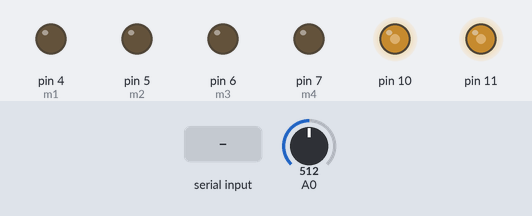
A sketch run on a simulated Arduino Uno, built with avr-gcc and run on an emulated ATmega328P. Parts: output pins drawn as LEDs (lit = HIGH). Inputs (shaded band) come from the test bench; at power-on: A0 = 512.

Above: at 1.2 s.
1.3 s: A0 set to 716
At 2.5 s:
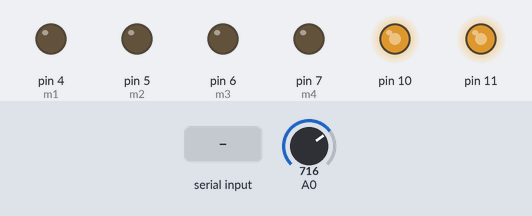
2.8 s: "F" received over Serial
At 3.8 s:
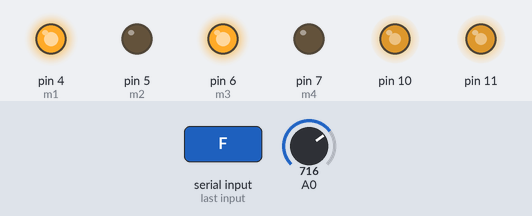
4.3 s: "R" received over Serial
At 4.9 s:
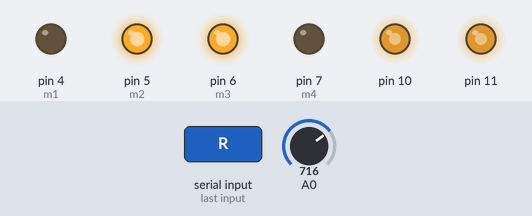
5.8 s: A0 set to 900
At 7.0 s:
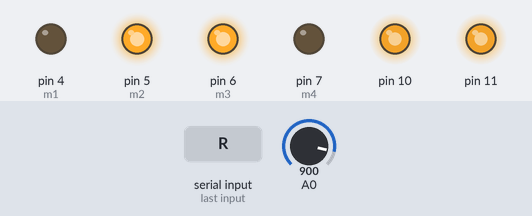
7.3 s: "L" received over Serial
At 8.4 s:
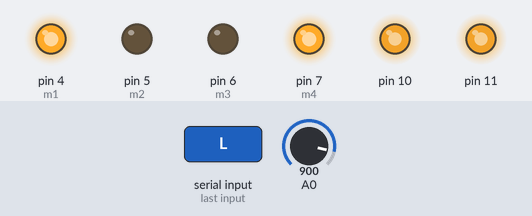
8.8 s: "G" received over Serial
At 9.6 s:
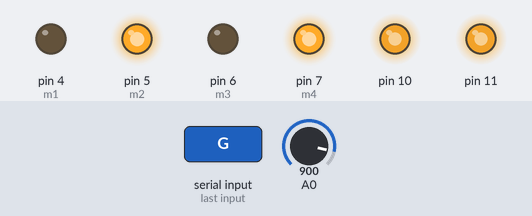
Timing chart, 0 to 11.3 s (numbered marks = the images above; inputs shaded):
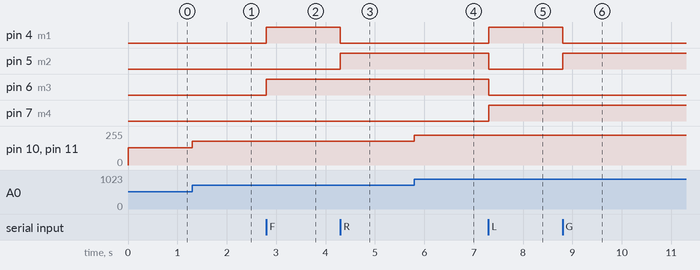

The sketch:

BluetoothCar.ino
```cpp
// C++ code
//
int m1 = 4;
int m2 = 5;
int m3 = 6;
int m4 = 7;

char input;

void setup()
{
  pinMode(m1, OUTPUT);
  pinMode(m2, OUTPUT);
  pinMode(m3, OUTPUT);
  pinMode(m4, OUTPUT);
  pinMode(10,OUTPUT);
  pinMode(11,OUTPUT);

  Serial.begin(9600);
}

void loop()
{

  int potentiometer = analogRead(A0);
  int potent = potentiometer/4;

  analogWrite(10, potent);
  analogWrite(11, potent);


  while(Serial.available())
  {
    input =Serial.read();
    if(input == 'F')
    {
      forward();
    }
    else if (input== 'R')
    {
      right();
    }
    else if (input== 'L')
    {
      left();
    }
    else if (input== 'G')
    {
      backward();
    }
    else if (input== 'S')
    {
      stop();
    }
  }

}

void forward()
  {
  digitalWrite(m2, LOW);
  digitalWrite(m1, HIGH);
  digitalWrite(m3, HIGH);
  digitalWrite(m4, LOW);
}

void stop()
  {
  digitalWrite(m2, LOW);
  digitalWrite(m1, LOW);
  digitalWrite(m3, LOW);
  digitalWrite(m4, LOW);
}

void backward()
  {
  digitalWrite(m2, HIGH);
  digitalWrite(m1, LOW);
  digitalWrite(m3, LOW);
  digitalWrite(m4, HIGH);
}

void right()
  {
  digitalWrite(m2, HIGH);
  digitalWrite(m1, LOW);
  digitalWrite(m3, HIGH);
  digitalWrite(m4, LOW);
}

void left()
  {
  digitalWrite(m2, LOW);
  digitalWrite(m1, HIGH);
  digitalWrite(m3, LOW);
  digitalWrite(m4, HIGH);
}
```

Measured:
- after the input at 1.3 s, pin 10, pin 11: 128/255 → 179/255 at once
- after the input at 2.8 s, pin 4 (m1), pin 6 (m3): LOW → HIGH at once
- after the input at 4.3 s, pin 4 (m1): HIGH → LOW at once; pin 5 (m2): LOW → HIGH at once
- after the input at 5.8 s, pin 10, pin 11: 179/255 → 225/255 at once
- after the input at 7.3 s, pin 4 (m1), pin 7 (m4): LOW → HIGH at once; pin 5 (m2), pin 6 (m3): HIGH → LOW at once
- after the input at 8.8 s, pin 4 (m1): HIGH → LOW at once; pin 5 (m2): LOW → HIGH at once
